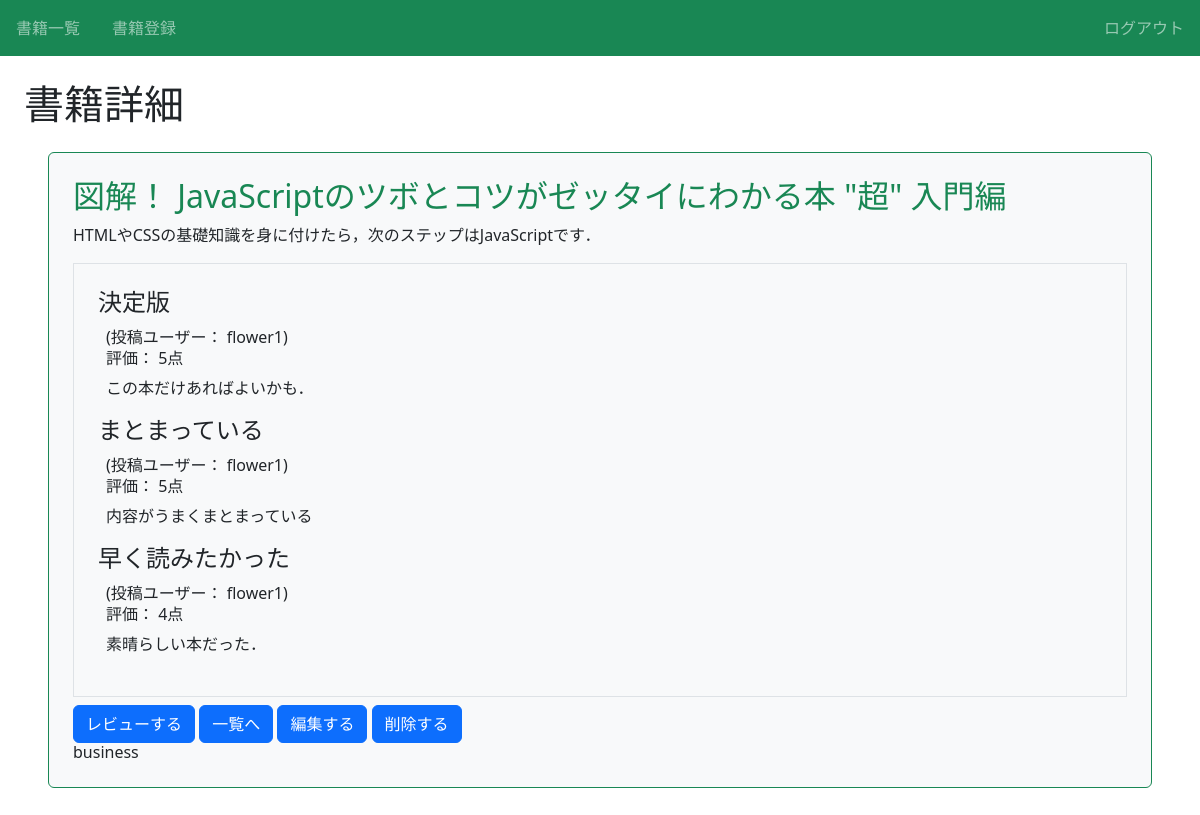
Screenshot of /book/4/detail/ (signed in) with the database file from the repository.
### book/models.py (models this page shows, shortened)
class Book(models.Model):
    title = models.CharField(max_length=100)
    text = models.TextField()
    thumbnail = models.ImageField(null=True, blank=True)
    category = models.CharField(
        max_length=100,
        choices = CATEGORY
        )
    user = models.ForeignKey('auth.User', on_delete=models.CASCADE)

class Review(models.Model):
    book = models.ForeignKey(Book, on_delete=models.CASCADE)
    title = models.CharField(max_length=100)
    text = models.TextField()
    rate = models.IntegerField(choices=RATE_CHOICES)
    user = models.ForeignKey('auth.User', on_delete=models.CASCADE)

### book/views.py (the view)
# urls.py: path('book/<int:pk>/detail/', views.DetailBookView.as_view(), name='detail-book'),
class DetailBookView(LoginRequiredMixin, DetailView):
    template_name = 'book/book_detail.html'
    model = Book

### book/templates/book/book_detail.html (shortened to what this page needs)
{% extends 'base.html' %}
{% block h1 %}書籍詳細{% endblock %}
{% block content %}
    <div class="p-4 m-4 bg-light border border-success rounded">
        <h2 class="text-success">{{ object.title }}</h2>
        <p>{{ object.text }}</p>
        <div class="border p-4 mb-2">
            {% for review in object.review_set.all %}
            <div>
                <h3 class="h4">{{ review.title }}</h3>
                <div class="px-2">
                  <span>(投稿ユーザー： {{ review.user.username }})</span>
                  <h6>評価： {{ review.rate }}点</h6>
                  <p>{{ review.text }}</p>
                </div>
            </div>
            {% endfor %}
        </div>
        <a href="{% url 'review' object.pk %}" class="btn btn-primary">レビューする</a>
        <a href="{% url 'list-book' %}" class="btn btn-primary">一覧へ</a>
        <a href="{% url 'update-book' object.pk %}" class="btn btn-primary">編集する</a>
        <a href="{% url 'delete-book' object.pk %}" class="btn btn-primary">削除する</a>
        <h6 class="card-title">{{ object.category }}</h6>
        </div>
    </div>
{% endblock content %}

### book/static/book/css/style.css (style rules this page uses)
a { text-decoration: none; }

### rows the page displays
Book: title "図解！ JavaScriptのツボとコツがゼッタイにわかる本 \"超\" 入門編", text "HTMLやCSSの基礎知識を身に付けたら，次のステップはJavaScriptです．", category "business"
Review: title "決定版", user.username "flower1", rate "5", text "この本だけあればよいかも．"
Review: title "まとまっている", user.username "flower1", rate "5", text "内容がうまくまとまっている"
Review: title "早く読みたかった", user.username "flower1", rate "4", text "素晴らしい本だった．"
